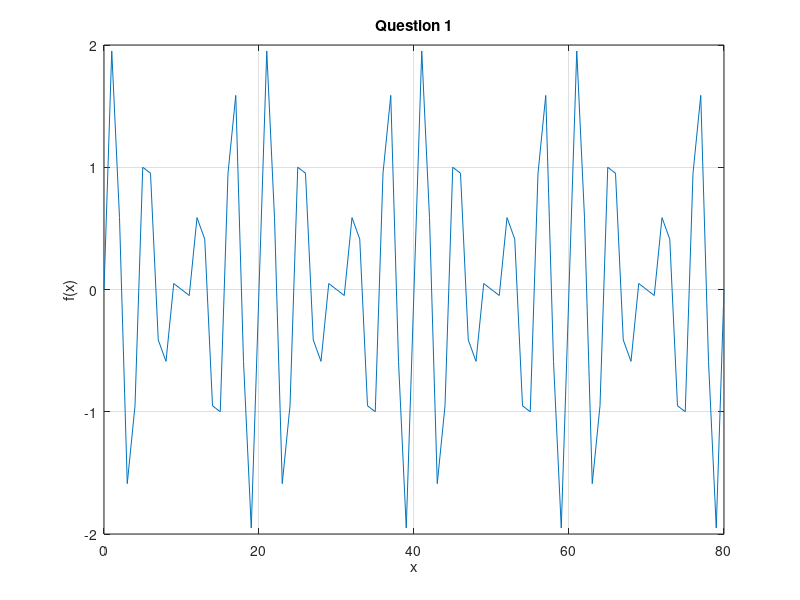

The MATLAB source for this figure:
clc
clear all
close all
x = 0:80;
f = sin((pi/2)*x)+sin((2/5)*pi*x);
plot(x,f)
grid on
title('Question 1')
xlabel('x')
ylabel('f(x)')
f(50)